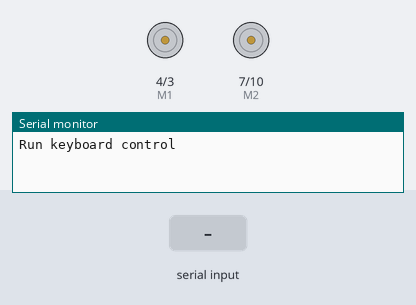
Simulated run of this sketch. Board: Arduino Uno, built with avr-gcc and run on an emulated ATmega328P. On the bench: direction and speed pins drawn as motors (green arrow = direction pin HIGH = forward, orange = LOW = backward, longer = more drive), the last lines printed to the serial monitor. Inputs (shaded band) come from the test bench.

Above: at 1.2 s.
1.3 s: "t" received over Serial
At 2.0 s:
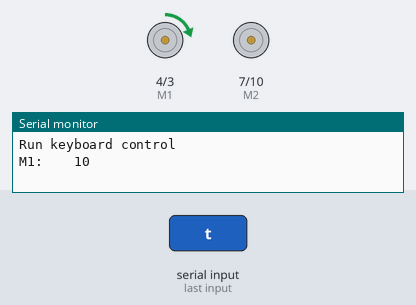
2.8 s: byte 112 ('p') received over Serial
At 3.1 s:
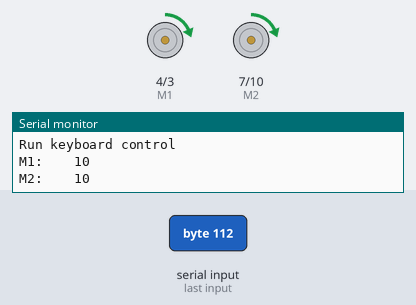
4.3 s: "g" received over Serial
At 5.5 s:
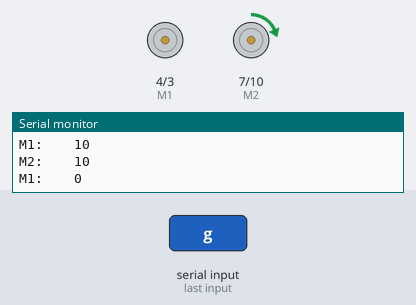
5.8 s: byte 104 ('h') received over Serial
At 6.6 s:
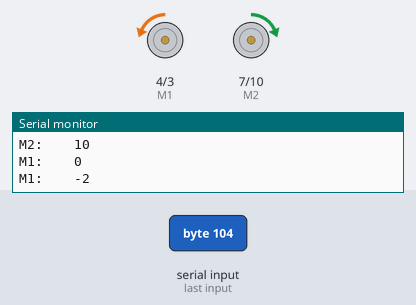
7.3 s: byte 108 ('l') received over Serial
At 7.8 s:
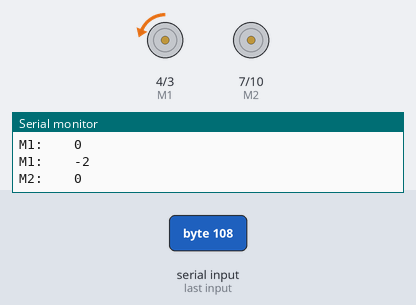
8.8 s: byte 107 ('k') received over Serial
At 10.1 s:
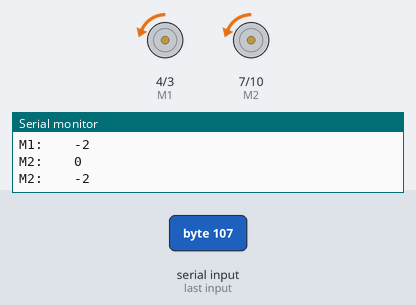
Timing chart, 0 to 11.3 s (numbered marks = the images above; inputs shaded):
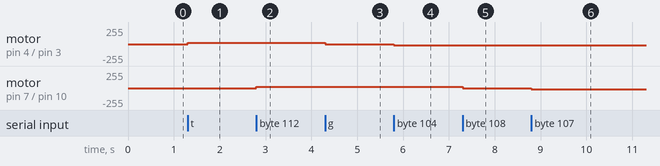

The sketch:

motori.ino
```cpp
/**
 **  [Test] We are using timer1 and timer2 in order to change PWM frequency.
 **  Timer 1 :
 **           pin 9  (OC1A) -> leave unplugged
 **           pin 10 (OC1B) -> M1
 **  Timer 2 :
 **           pin 3  (OC2B) -> M2
 **           pin 11 (OC2A) -> Leave unplugged
 **
 */

int E1 = 3;     //M1 Speed Control
int E2 = 10;     //M2 Speed Control
int M1 = 4;     //M1 Direction Control
int M2 = 7;     //M1 Direction Control
int counter=0;

int maxPWM = 140;


int speed1 = 0,speed2 = 0;

boolean verbose = true;

void stop(void)                    //Stop
{
  digitalWrite(E1,0);
  digitalWrite(M1,LOW);
  digitalWrite(E2,0);
  digitalWrite(M2,LOW);
}
void advance(char a,char b)          //Move forward
{
  analogWrite (E1,a);      //PWM Speed Control
  digitalWrite(M1,HIGH);
  analogWrite (E2,b);
  digitalWrite(M2,HIGH);
}

void avanceM1(char a)          //Move forward
{
  analogWrite (E1,a);
  digitalWrite(M1,HIGH);
}

void arriereM1(char a)          //Move forward
{
  analogWrite (E1,a);
  digitalWrite(M1,LOW);
}

void avanceM2(char b)          //Move forward
{
  analogWrite (E2,b);
  digitalWrite(M2,HIGH);
}

void arriereM2(char b)          //Move forward
{
  analogWrite (E2,b);
  digitalWrite(M2,LOW);
}

void back_off (char a,char b)          //Move backward
{
  analogWrite (E1,a);
  digitalWrite(M1,LOW);
  analogWrite (E2,b);
  digitalWrite(M2,LOW);
}
void turn_L (char a,char b)             //Turn Left
{
  analogWrite (E1,a);
  digitalWrite(M1,LOW);
  analogWrite (E2,b);
  digitalWrite(M2,HIGH);
}
void turn_R (char a,char b)             //Turn Right
{
  analogWrite (E1,a);
  digitalWrite(M1,HIGH);
  analogWrite (E2,b);
  digitalWrite(M2,LOW);
}

void current_sense()                  // current sense and diagnosis
{
  int val1=digitalRead(2);
  int val2=digitalRead(3);
  if(val1==HIGH || val2==HIGH){
    counter++;
    if(counter==3){
      counter=0;
      Serial.println("Warning");
    }
  }
}

// Timer settings
// Initialize Timer
void setupTimers()
{

  cli();

  // Timer 2 -> Motor 1

  TCCR2A = 0;
  TCCR2B = 0;

  // Set mode to Fast PWM with WGM22, WGM21 and WGM20 to high.
  // Set OC2A and OC2B on Compare mode with COM2A1 and COM2B1 to high
  //TCCR2A = _BV(WGM21) | _BV(WGM20);
  TCCR2A = _BV(COM2A1) | _BV(WGM21) | _BV(WGM20);
  //TCCR2A = _BV(COM2A1) | _BV(COM2B1) | _BV(WGM21) | _BV(WGM20);
  TCCR2B |= (1 << WGM22);


  OCR2A=maxPWM;

  // No prescaler:
  TCCR2B |=  (1 << CS20);
  // Set CS21 bits for 8 prescaler:
  //TCCR2B |=  (1 << CS21);
  // Set CS20 and CS22 bits for 32 prescaler:
  //TCCR2B |= (1 << CS20) | (1 << CS21);
  // Set CS20 and CS22 bits for 64 prescaler:
  //TCCR2B |= (1 << CS22);
  // Set CS20 and CS22 bits for 128 prescaler:
  //TCCR2B |= (1 << CS22) | (1 << CS20);
  // Set CS20 and CS22 bits for 256 prescaler:
  //TCCR2B |= (1 << CS22) | (1 << CS21);
  // Set CS20 and CS22 bits for 1024 prescaler:
  //TCCR2B |= (1 << CS22) | (1 << CS21) | (1 << CS20);


  // Timer 1 -> Motor 2

  TCCR1A = 0;
  TCCR1B = 0;

  // Set mode to Fast PWM with WGM22, WGM21 and WGM20 to high.
  // Set OC2A and OC2B on Compare mode with COM2A1 and COM2B1 to high
  TCCR1A = _BV(WGM11) | _BV(WGM10);
  //TCCR1A = _BV(COM1A1) | _BV(COM1B1) | _BV(WGM11) | _BV(WGM10);
  TCCR1B |= (1 << WGM12) | (1 << WGM13) ;


  // No prescaler:
  TCCR1B |=  (1 << CS10);
  // Set CS20 and CS22 bits for 8 prescaler:
  //TCCR1B |=  (1 << CS11);
  // Set CS20 and CS22 bits for 64 prescaler:
  //TCCR1B |= (1 << CS10) | (1 << CS11);
  // Set CS20 and CS22 bits for 256 prescaler:
  //TCCR1B |= (1 << CS12);
  // Set CS20 and CS22 bits for 1024 prescaler:
  //TCCR1B |= (1 << CS12) | (1 << CS10);


  OCR1A=maxPWM;

  // enable global interrupts:
  sei();

  if (verbose)
  {
     Serial.println("[ OK ] Init PWMs");
  }
}

void setup(void)
{
  setupTimers();
  int i;
    pinMode(4, OUTPUT);
    pinMode(7, OUTPUT);
    pinMode(10, OUTPUT);
    pinMode(3, OUTPUT);
  Serial.begin(19200);      //Set Baud Rate
  Serial.println("Run keyboard control");
  digitalWrite(E1,LOW);
  digitalWrite(E2,LOW);
  pinMode(2,INPUT);
  pinMode(3,INPUT);

  stop();
}

void loop(void)
{
  if (speed1>=0)
    avanceM1(speed1);
  else
    arriereM1(-speed1);
  if (speed2 >=0)
    avanceM2(speed2);
  else
    arriereM2(-speed2);


  if(Serial.available()){
    char val = Serial.read();
    if(val != -1)
    {
      switch(val)
      {
      case 'w'://Move Forward
        speed1 = 255;
        speed2 = 255;
        advance (255,255);   //move forward in max speed
        break;

      case 's'://Move Backward
        back_off (255,255);   //move back in max speed
        break;
      case 'a'://Turn Left
        turn_L (100,100);
        break;

      case 'b'://Turn Left
        speed1 = 80;
        speed2 = 80;
        advance(80,80);
        break;
      case 'd'://Turn Right
        turn_R (100,100);
        break;
      case 'z':
        Serial.println("Hello");
        break;
      case 'x':
        stop();
        break;


      case 't':
        speed1 = speed1 + 10;
        Serial.print("M1:    ");
        Serial.println(speed1);
        break;
      case 'g':
        speed1 = speed1 - 10;
        Serial.print("M1:    ");
        Serial.println(speed1);
        break;

      case 'y':
        speed1 = speed1 + 2;
        Serial.print("M1:    ");
        Serial.println(speed1);
        break;
      case 'h':
        speed1 = speed1 - 2;
        Serial.print("M1:    ");
        Serial.println(speed1);
        break;

      case 'p':
        speed2 = speed2 + 10;
        Serial.print("M2:    ");
        Serial.println(speed2);
        break;
      case 'l':
        speed2 = speed2 - 10;
        Serial.print("M2:    ");
        Serial.println(speed2);
        break;

      case 'o':
        speed2 = speed2 + 2;
        Serial.print("M2:    ");
        Serial.println(speed2);
        break;
      case 'k':
        speed2 = speed2 - 2;
        Serial.print("M2:    ");
        Serial.println(speed2);
        break;
      }
    }
    else stop();
  }

}
```

Measured:
- after the input at 1.3 s, motor on pin 4 (M1) / pin 3 (E1): stopped → forward 18/255 at once
- after the input at 2.8 s, motor on pin 7 (M2) / pin 10 (E2): stopped → forward 18/255 at once
- after the input at 4.3 s, motor on pin 4 (M1) / pin 3 (E1): forward 18/255 → stopped at once
- after the input at 5.8 s, motor on pin 4 (M1) / pin 3 (E1): stopped → backward 18/255 at once
- after the input at 7.3 s, motor on pin 7 (M2) / pin 10 (E2): forward 18/255 → stopped at once
- after the input at 8.8 s, motor on pin 7 (M2) / pin 10 (E2): stopped → backward 18/255 at once
